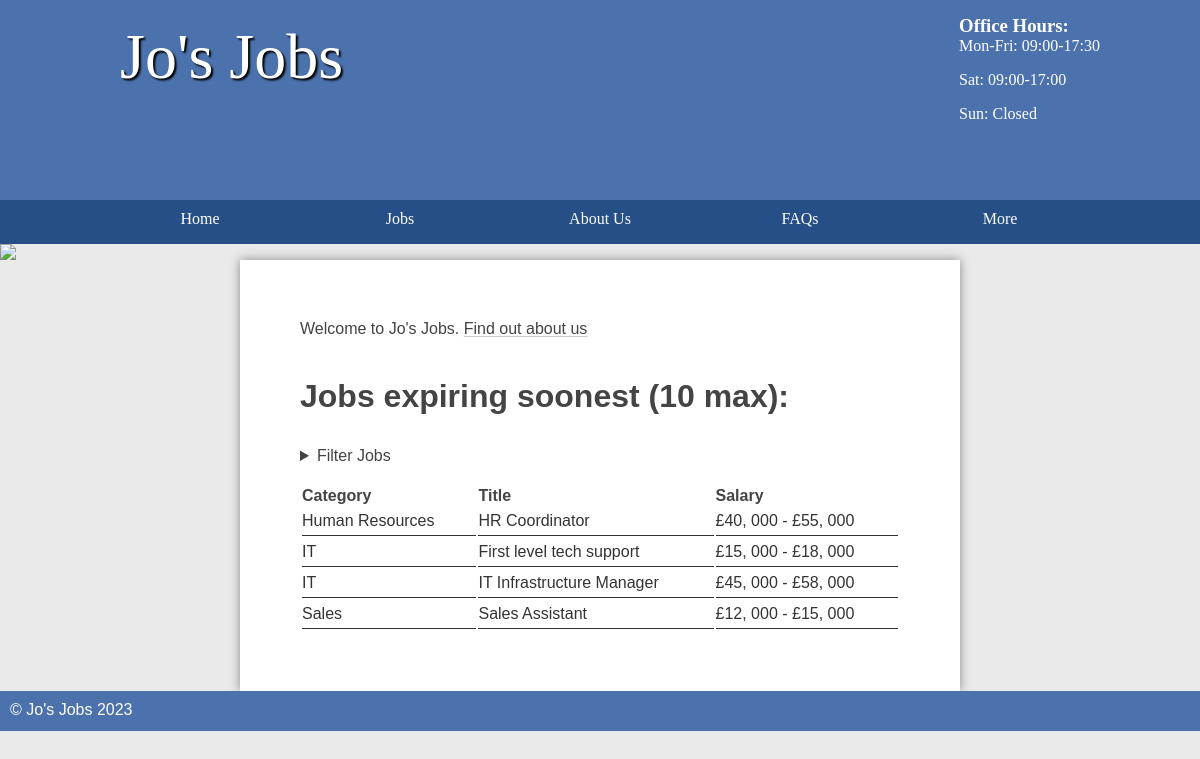
The page /jobs/public/index.php on the database its author committed.
### tables this page shows
CREATE TABLE `job` (
  `id` int(11) NOT NULL AUTO_INCREMENT,
  `title` varchar(45) DEFAULT NULL,
  `description` longblob DEFAULT NULL,
  `salary` varchar(45) DEFAULT NULL,
  `closingDate` date DEFAULT NULL,
  `categoryId` int(11) DEFAULT NULL,
  `location` varchar(255) DEFAULT NULL,
  `archived` tinyint(1) DEFAULT 0,
  `accountId` int(11) DEFAULT NULL,
  PRIMARY KEY (`id`)
);

CREATE TABLE `CATEGORY` (
  `ID` int(11) NOT NULL AUTO_INCREMENT,
  `NAME` varchar(45) DEFAULT NULL,
  PRIMARY KEY (`ID`)
);

### jobs/classes/page.php (called while the page is built, shortened)
<?php
class Page {
    public function createHead($title = "Home") {
        require (strpos($_SERVER['REQUEST_URI'], '/admin') === 0 ? '../../' : '../') . 'include/top-section.html.php';
    }
}

### jobs/classes/database.php (called while the page is built, shortened)
<?php
class Database extends stdClass {
    public function __construct($user = "student", $password = "student", $dbname = "job", $host = "mysql") {
        $this->pdo = new PDO("mysql:host=$host;dbname=$dbname", $user, $password);
    }
    public function __get($name) {
        return $this->$name;
    }
}

### jobs/classes/table.php (called while the page is built, shortened)
<?php
class Table {
    private $pdo;
    private $table;
    public function __construct($pdoInstance, $table) {
        $this->pdo = $pdoInstance;
        $this->table = $table;
    }
    public function select(array|string $binds = [], array|string $items = '*') {
        return $this->selector($binds, $items)->fetch();
    }
    public function search(array $binds, array $additionalBinds = []) {
        $query = "SELECT * FROM $this->table WHERE ";
        foreach ($binds as $key => $value)
            $query .= "$key LIKE :$key AND ";
        $query = substr($query, 0, -5);
        $query = $this->combine($additionalBinds, $query, 'AND');
        $statement = $this->bind($binds, $query, $additionalBinds);
        $statement->execute();
        return $statement->fetchAll();
    }
    private function combine($binds, $query, $keyword, $debugMode = false): string {
        if (is_string($binds))
            $query .= " $binds ";
        else if (!empty($binds)) {
            $query .= " $keyword ";
            foreach ($binds as $key => $value)
                $query .= is_int($key) ? " $value " : " $key = :$key ";
        }
        return $query;
    }
    private function bindAndExecute($binds, $query, $values = [], $keyword = 'WHERE', $debugMode = false) {
        $query = $this->combine($binds, $query, $keyword, $debugMode);
        $statement = $this->pdo->prepare($query);
        if (is_array($binds))
            foreach ($binds as $key => $value)
                if (!is_int($key))
                    $statement->bindValue($key, $value);
        $statement->execute();
        return $statement;
    }
    private function selector($binds, $items) {
        $query = "SELECT ";
        $query .= "$items FROM $this->table";
        $statement = $this->bindAndExecute($binds, $query);
        return $statement;
    }
    private function bind($binds, $query, $additionalBinds = []){
        $statement = $this->pdo->prepare($query);
        foreach ($binds as $key => $value)
            $statement->bindValue($key, $value);
        foreach ($additionalBinds as $key => $value)
            if (!is_int($key))
                $statement->bindValue($key, $value);
        return $statement;
    }
}

### jobs/public/index.php (the view, shortened to what this page needs)
<?php
require_once "../include/utils.php";
$page->createHead();
?>
<main class="home padded">
	<p>Welcome to Jo's Jobs. <a href="/about.php" class="link">Find out about us</a></p>
	<h2 style="margin-top: 40px;">Jobs expiring soonest (10 max):</h2>
	<div class="tablemenu">
		<?php require '../include/jobfilter.html.php'; ?>
	</div>
	<table>
		<thead>
			<tr>
				<th>Category</th>
				<th>Title</th>
				<th>Salary</th>
			</tr>
		</thead>
		<tbody>
			<?php
			$binds = ['archived' => 0, 'and', 'closingDate', '>', date('Y-m-d')];
			$binds[] = 'order by closingDate asc limit 10';
			$jobs = $db->job->search(['location' => $location ? "%$location%" : "%"], $binds);
			foreach ($jobs as $job) {
				$category = $db->category->select(['id' => $job['categoryId']]);
			?>
				<tr>
					<td><a href="/jobs.php?jobId=<?= $job['id'] ?>"><?= $category['name'] ?></td></a>
					<td><a href="/jobs.php?jobId=<?= $job['id'] ?>"><?= $job['title'] ?></td></a>
					<td><a href="/jobs.php?jobId=<?= $job['id'] ?>"><?= is_numeric(substr($job['salary'], 0, 1)) ? '£' . $job['salary'] : $job['salary'] ?></td></a>
				</tr>
			<?php } ?>
		</tbody>
	</table>
</main>
<?php include '../include/footer.html.php'; ?>

### jobs/include/top-section.html.php (shortened to what this page needs)
<!DOCTYPE html>
<html>
<head>
    <link rel="stylesheet" href="/styles.css" />
</head>
<header>
    <section>
        <aside>
            <h3>Office Hours:</h3>
            <p>Mon-Fri: 09:00-17:30</p>
            <p>Sat: 09:00-17:00</p>
            <p>Sun: Closed</p>
        </aside>
        <h1>Jo's Jobs</h1>
    </section>
</header>
<nav>
    <ul>
        <li><a href="/">Home</a></li>
        <li>
            <a href="/index.php">Jobs</a>
            <div class="menudropdown">
                <section>
                    <h3>Category</h3>
                </section>
                <section>
                    <h3>Location</h3>
                </section>
            </div>
        </li>
        <li><a href="/about.php">About Us</a></li>
        <li><a href="/faqs.php">FAQs</a></li>
        <li>
            <a>More</a>
        </li>
    </ul>
</nav>
<img src="/images/randombanner.php" />

### jobs/include/jobfilter.html.php (shortened to what this page needs)
<?php
$location = $_POST['location'] ?? $_GET['location'] ?? null;
?>
<details class="filter">
    <summary>Filter Jobs</summary>
</details>

### jobs/include/footer.html.php
<footer>
    &copy; Jo's Jobs 2023
</footer>

### jobs/public/styles.css (style rules this page uses)
* { margin: 0; padding: 0; box-sizing: border-box; }
html { font-family: 'Oxygen-Regular', verdana, sans-serif; }
header { background-color: #4b72ad; color: white; height: 200px; }
header aside { float: right; margin-top: 15px; }
header section { width: 1000px; display: block; margin: auto; }
header h1 { float: left; margin-left: 20px; }
nav { width: 100%; background-color: #264f87; overflow: auto; }
body>img { width: 100%; display: block; }
nav ul { width: 1000px; margin: auto; display: flex; list-style-type: none; }
nav ul li { width: 25%; float: left; overflow: auto; text-align: center; }
nav li { color: white; padding-top: 10px; display: block; }
nav li a { color: white; text-decoration: none }
a:not([href]) { cursor: default; }
main a { color: #333; }
nav { font-family: 'Oxygen-Regular'; }
header section { display: block; font-family: 'Oxygen-Regular', cursive; }
header h1 { font-weight: normal; }
h1 { font-size: 4em; color: white; text-align: center; padding-top: 20px; text-shadow: 2px 2px 2px #000; }
main { min-height: 50vh; background-color: #fff; width: 70vw; display: block; margin: auto; box-shadow: 0px 0px 10px #888; color: #444; }
footer { min-height: 5vh; color: white; }
main h2 { font-size: 2em; margin-top: 20px; }
main.padded { padding: 5vw; width: 60vw; }
p, li, h2 { margin-bottom: 1em; }
footer { background-color: #4b72ad; padding: 10px; color: white; }
table { width: 100%; margin-top: 20px; }
td { padding: 5px; border-bottom: 1px solid #333; }
thead th { text-align: left; }
table td { padding-left: 0; }
main.home table tbody>tr>td>a { display: flex; }
.link { all: unset; cursor: pointer; }
:is(section a, .link) { text-decoration: underline #44444447; text-underline-offset: 2px; transition: text-decoration-color, color 0.2s; }
table td :is(a, .link) { text-decoration: none; }
.tablemenu, .tablemenu>details { display: flex; justify-content: space-between; }
.tablemenu>details>summary { margin-right: 5px; }
.menudropdown, li>details>summary+div { max-height: 400px; position: absolute; overflow: hidden; background-color: #264f87; transition: max-height .5s; display: flex; padding: 0 3em 1em 3em; gap: 30px; }
.menudropdown h3 { float: none; text-align: left; width: auto; padding-bottom: 5px; font-size: 80%; opacity: .4; padding-top: 15px; padding-bottom: 1em; }
.menudropdown>section>h3 { margin: 10px 0; }
details>summary { cursor: pointer; }

### rows shown on the page
job: categoryId.name "Human Resources", title "HR Coordinator", salary "£40, 000 - £55, 000"
job: categoryId.name "IT", title "First level tech support", salary "£15, 000 - £18, 000"
job: categoryId.name "IT", title "IT Infrastructure Manager", salary "£45, 000 - £58, 000"
job: categoryId.name "Sales", title "Sales Assistant", salary "£12, 000 - £15, 000"
